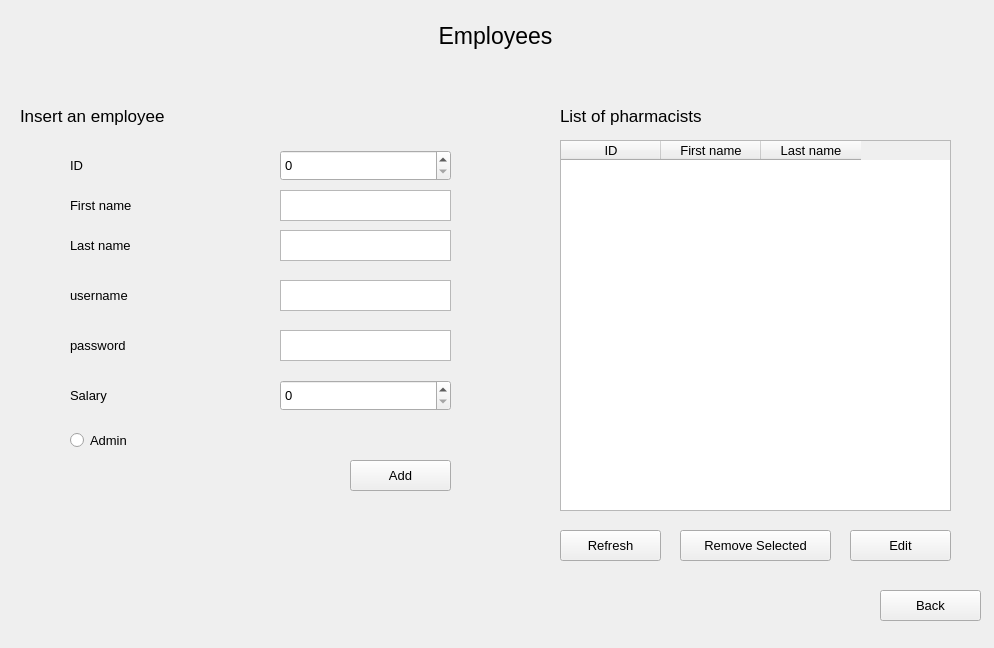
<?xml version="1.0" encoding="UTF-8"?>
<ui version="4.0">
 <class>Employee_Window</class>
 <widget class="QWidget" name="Employee_Window">
  <property name="geometry">
   <rect>
    <x>0</x>
    <y>0</y>
    <width>994</width>
    <height>648</height>
   </rect>
  </property>
  <property name="windowTitle">
   <string>Form</string>
  </property>
  <widget class="QLabel" name="label_7">
   <property name="geometry">
    <rect>
     <x>70</x>
     <y>230</y>
     <width>171</width>
     <height>31</height>
    </rect>
   </property>
   <property name="font">
    <font>
     <pointsize>10</pointsize>
    </font>
   </property>
   <property name="text">
    <string>Last name</string>
   </property>
  </widget>
  <widget class="QLabel" name="label_5">
   <property name="geometry">
    <rect>
     <x>70</x>
     <y>380</y>
     <width>171</width>
     <height>31</height>
    </rect>
   </property>
   <property name="font">
    <font>
     <pointsize>10</pointsize>
    </font>
   </property>
   <property name="text">
    <string>Salary</string>
   </property>
  </widget>
  <widget class="QPushButton" name="add_emp">
   <property name="geometry">
    <rect>
     <x>350</x>
     <y>460</y>
     <width>101</width>
     <height>31</height>
    </rect>
   </property>
   <property name="font">
    <font>
     <pointsize>10</pointsize>
    </font>
   </property>
   <property name="text">
    <string>Add</string>
   </property>
  </widget>
  <widget class="QSpinBox" name="emp_id">
   <property name="geometry">
    <rect>
     <x>280</x>
     <y>150</y>
     <width>171</width>
     <height>31</height>
    </rect>
   </property>
   <property name="font">
    <font>
     <pointsize>10</pointsize>
    </font>
   </property>
   <property name="minimum">
    <number>0</number>
   </property>
   <property name="maximum">
    <number>5000</number>
   </property>
   <property name="value">
    <number>0</number>
   </property>
  </widget>
  <widget class="QTextEdit" name="emp_fname">
   <property name="geometry">
    <rect>
     <x>280</x>
     <y>190</y>
     <width>171</width>
     <height>31</height>
    </rect>
   </property>
   <property name="font">
    <font>
     <pointsize>10</pointsize>
    </font>
   </property>
  </widget>
  <widget class="QTextEdit" name="emp_password">
   <property name="geometry">
    <rect>
     <x>280</x>
     <y>330</y>
     <width>171</width>
     <height>31</height>
    </rect>
   </property>
   <property name="font">
    <font>
     <pointsize>10</pointsize>
    </font>
   </property>
  </widget>
  <widget class="QLabel" name="label_2">
   <property name="geometry">
    <rect>
     <x>70</x>
     <y>190</y>
     <width>191</width>
     <height>31</height>
    </rect>
   </property>
   <property name="font">
    <font>
     <pointsize>10</pointsize>
    </font>
   </property>
   <property name="text">
    <string>First name</string>
   </property>
  </widget>
  <widget class="QTextEdit" name="emp_username">
   <property name="geometry">
    <rect>
     <x>280</x>
     <y>280</y>
     <width>171</width>
     <height>31</height>
    </rect>
   </property>
   <property name="font">
    <font>
     <pointsize>10</pointsize>
    </font>
   </property>
  </widget>
  <widget class="QLabel" name="label_8">
   <property name="geometry">
    <rect>
     <x>70</x>
     <y>280</y>
     <width>141</width>
     <height>31</height>
    </rect>
   </property>
   <property name="font">
    <font>
     <pointsize>10</pointsize>
    </font>
   </property>
   <property name="text">
    <string>username</string>
   </property>
  </widget>
  <widget class="QLabel" name="label_9">
   <property name="geometry">
    <rect>
     <x>70</x>
     <y>150</y>
     <width>191</width>
     <height>31</height>
    </rect>
   </property>
   <property name="font">
    <font>
     <pointsize>10</pointsize>
    </font>
   </property>
   <property name="text">
    <string>ID</string>
   </property>
  </widget>
  <widget class="QTextEdit" name="emp_lname">
   <property name="geometry">
    <rect>
     <x>280</x>
     <y>230</y>
     <width>171</width>
     <height>31</height>
    </rect>
   </property>
   <property name="font">
    <font>
     <pointsize>10</pointsize>
    </font>
   </property>
  </widget>
  <widget class="QSpinBox" name="emp_salary">
   <property name="geometry">
    <rect>
     <x>280</x>
     <y>380</y>
     <width>171</width>
     <height>31</height>
    </rect>
   </property>
   <property name="font">
    <font>
     <pointsize>10</pointsize>
    </font>
   </property>
   <property name="minimum">
    <number>0</number>
   </property>
   <property name="maximum">
    <number>5000</number>
   </property>
   <property name="value">
    <number>0</number>
   </property>
  </widget>
  <widget class="QLabel" name="label_3">
   <property name="geometry">
    <rect>
     <x>70</x>
     <y>330</y>
     <width>171</width>
     <height>31</height>
    </rect>
   </property>
   <property name="font">
    <font>
     <pointsize>10</pointsize>
    </font>
   </property>
   <property name="text">
    <string>password</string>
   </property>
  </widget>
  <widget class="QLabel" name="label_6">
   <property name="geometry">
    <rect>
     <x>10</x>
     <y>10</y>
     <width>971</width>
     <height>51</height>
    </rect>
   </property>
   <property name="font">
    <font>
     <pointsize>17</pointsize>
    </font>
   </property>
   <property name="text">
    <string>Employees</string>
   </property>
   <property name="alignment">
    <set>Qt::AlignCenter</set>
   </property>
  </widget>
  <widget class="QTableWidget" name="pharmacist_table">
   <property name="geometry">
    <rect>
     <x>560</x>
     <y>140</y>
     <width>391</width>
     <height>371</height>
    </rect>
   </property>
   <property name="font">
    <font>
     <pointsize>10</pointsize>
    </font>
   </property>
   <property name="selectionMode">
    <enum>QAbstractItemView::SingleSelection</enum>
   </property>
   <property name="selectionBehavior">
    <enum>QAbstractItemView::SelectRows</enum>
   </property>
   <column>
    <property name="text">
     <string>ID</string>
    </property>
   </column>
   <column>
    <property name="text">
     <string>First name</string>
    </property>
   </column>
   <column>
    <property name="text">
     <string>Last name</string>
    </property>
   </column>
  </widget>
  <widget class="QPushButton" name="back">
   <property name="geometry">
    <rect>
     <x>880</x>
     <y>590</y>
     <width>101</width>
     <height>31</height>
    </rect>
   </property>
   <property name="font">
    <font>
     <pointsize>10</pointsize>
    </font>
   </property>
   <property name="text">
    <string>Back</string>
   </property>
  </widget>
  <widget class="QPushButton" name="remove_selected_row">
   <property name="geometry">
    <rect>
     <x>680</x>
     <y>530</y>
     <width>151</width>
     <height>31</height>
    </rect>
   </property>
   <property name="font">
    <font>
     <pointsize>10</pointsize>
    </font>
   </property>
   <property name="text">
    <string>Remove Selected</string>
   </property>
  </widget>
  <widget class="QLabel" name="label_4">
   <property name="geometry">
    <rect>
     <x>560</x>
     <y>100</y>
     <width>221</width>
     <height>31</height>
    </rect>
   </property>
   <property name="font">
    <font>
     <pointsize>13</pointsize>
    </font>
   </property>
   <property name="text">
    <string>List of pharmacists</string>
   </property>
  </widget>
  <widget class="QRadioButton" name="is_admin">
   <property name="geometry">
    <rect>
     <x>70</x>
     <y>430</y>
     <width>211</width>
     <height>20</height>
    </rect>
   </property>
   <property name="font">
    <font>
     <pointsize>10</pointsize>
    </font>
   </property>
   <property name="text">
    <string>Admin</string>
   </property>
  </widget>
  <widget class="QLabel" name="label">
   <property name="geometry">
    <rect>
     <x>20</x>
     <y>100</y>
     <width>221</width>
     <height>31</height>
    </rect>
   </property>
   <property name="font">
    <font>
     <pointsize>13</pointsize>
    </font>
   </property>
   <property name="text">
    <string>Insert an employee</string>
   </property>
  </widget>
  <widget class="QPushButton" name="refresh_pharmacist_table">
   <property name="geometry">
    <rect>
     <x>560</x>
     <y>530</y>
     <width>101</width>
     <height>31</height>
    </rect>
   </property>
   <property name="font">
    <font>
     <pointsize>10</pointsize>
    </font>
   </property>
   <property name="text">
    <string>Refresh</string>
   </property>
  </widget>
  <widget class="QLabel" name="msg">
   <property name="geometry">
    <rect>
     <x>70</x>
     <y>490</y>
     <width>441</width>
     <height>81</height>
    </rect>
   </property>
   <property name="font">
    <font>
     <pointsize>10</pointsize>
    </font>
   </property>
   <property name="text">
    <string/>
   </property>
  </widget>
  <widget class="QPushButton" name="edit_ph">
   <property name="geometry">
    <rect>
     <x>850</x>
     <y>530</y>
     <width>101</width>
     <height>31</height>
    </rect>
   </property>
   <property name="font">
    <font>
     <pointsize>10</pointsize>
    </font>
   </property>
   <property name="text">
    <string>Edit</string>
   </property>
  </widget>
 </widget>
 <resources/>
 <connections/>
</ui>
